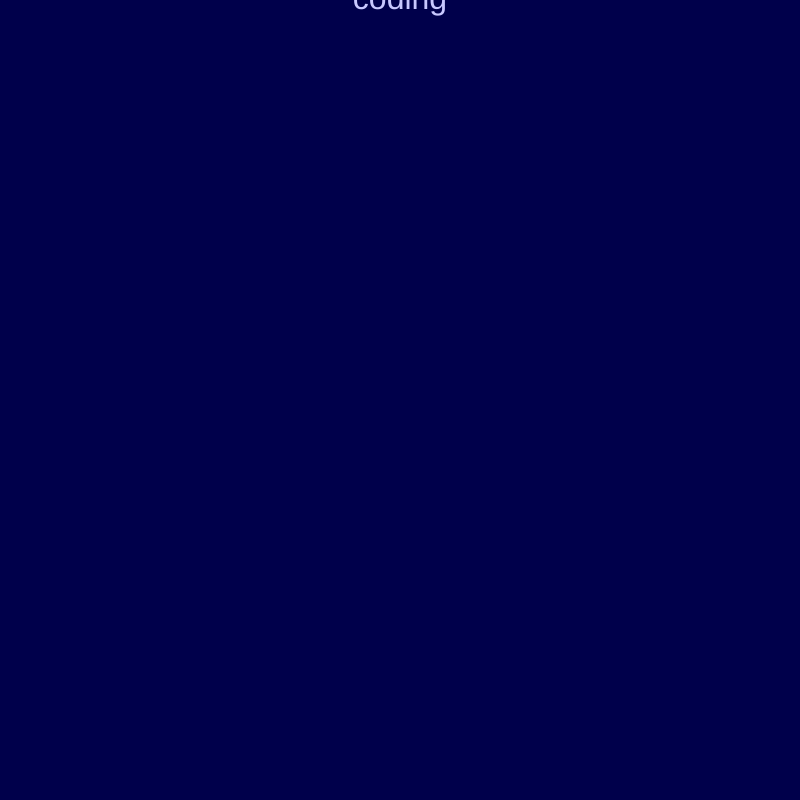
Frame 1 (no input)
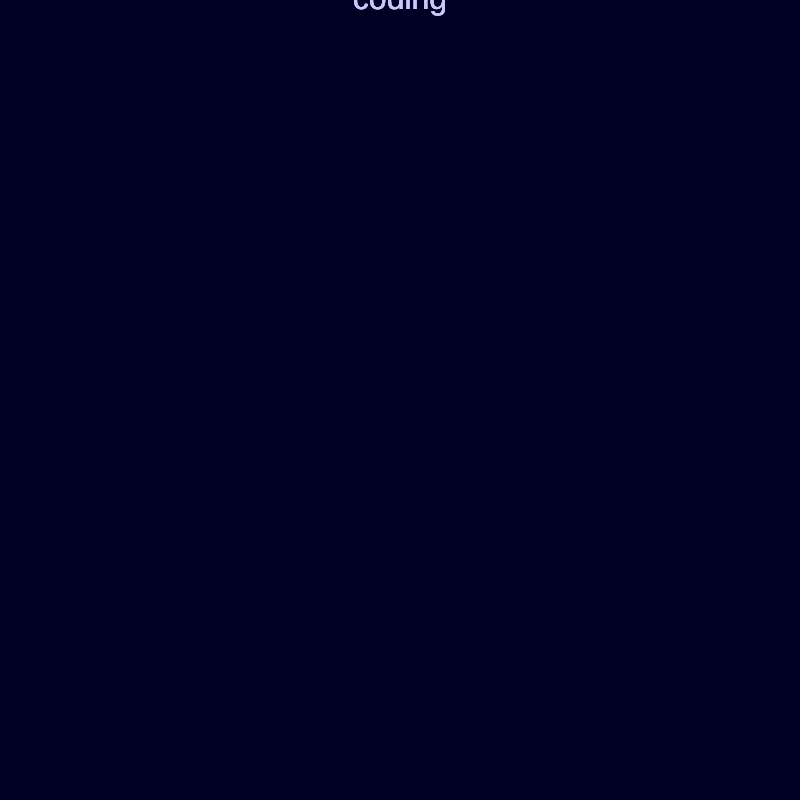
Frame 60 (no input)
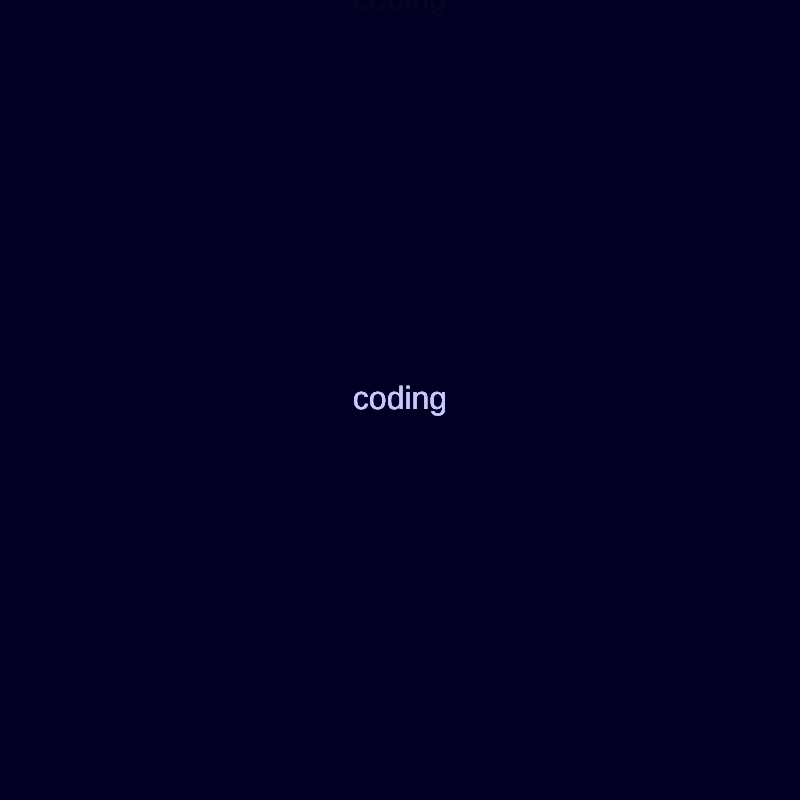
Frame 120 (the mouse pressed at the canvas centre since frame 60)

The p5.js sketch that drew these frames (run headless with seeded random() and noise() and a simulated clock; from frame 60 on, the mouse is pressed at the canvas centre):

// p5.js sketch
// ── sketch.js
let textX, textY;
let i=0;
let words = ['coding', 'is', 'kinda', 'fun']

function setup() {
  createCanvas(
    800,800);
  textX = width/2;
  textY = width/2;
  textSize(32)
  background(0,0,80)
}

function draw() {
  if (mouseIsPressed)
    textX = mouseX;
    textY = mouseY;
  textAlign(CENTER,CENTER)

  

background(0,0,30,25);
fill(200,200,255); 

  
text(words[i], textX, textY)
}
function mouseClicked() {  
  i++;
  if(i>=words.length){
   i = 0;
  }
}
